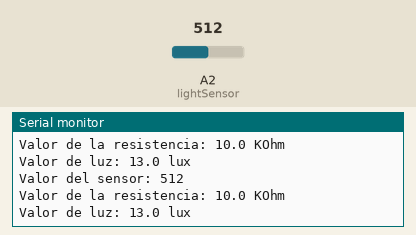
The sketch below on a simulated Arduino Uno, built with avr-gcc and run on an emulated ATmega328P. Parts: the last lines printed to the serial monitor. The test bench sets the inputs (shaded band); at power-on: A2 (lightSensor) = 512.

Above: at 3.8 s.
3.9 s: A2 (lightSensor) set to 0
At 7.1 s:
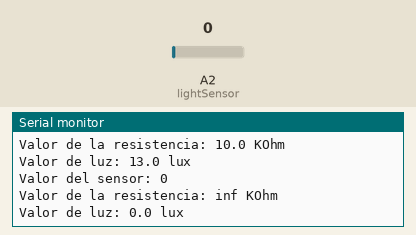
10.5 s: A2 (lightSensor) set to 1023
At 12.8 s:
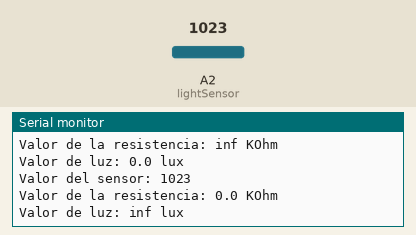
Timing chart, 0 to 14.3 s (numbered marks = the images above; inputs shaded):
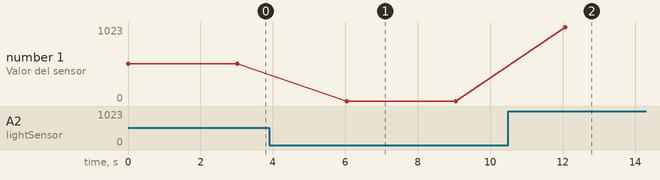

Measured:
- after the input at 3.9 s, the serial monitor: prints a new line after 2.1 s (image 1)
- after the input at 10.5 s, the serial monitor: prints a new line after 1.6 s (image 2)
- plotted number 1: 512 → 0 after the input at 3.9 s, 0 → 1023 after the input at 10.5 s

The sketch:

sensorLuz.ino
```cpp
#define lightSensor A2

void setup() {
  Serial.begin(9600);
  pinMode(lightSensor, INPUT);
}

void loop() {
  int sensor = analogRead(lightSensor);
  float R = (float) (1023-sensor) * 10 / sensor; // KOhm
  float lux = 325 * pow(R, -1.4); // Luz
  Serial.print("Valor del sensor: ");
  Serial.println(sensor,1);
  Serial.print("Valor de la resistencia: ");
  Serial.print(R,1);
  Serial.println(" KOhm");
  Serial.print("Valor de luz: ");
  Serial.print(lux,1);
  Serial.println(" lux");
  delay(3000);
}
```
